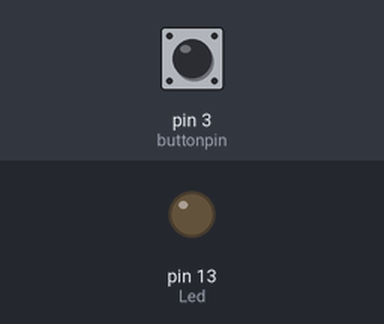
A sketch run on a simulated Arduino Uno, built with avr-gcc and run on an emulated ATmega328P. Parts: output pins drawn as LEDs (lit = HIGH). Inputs (shaded band) come from the test bench; at power-on: pin 3 (buttonpin) LOW.

Above: at 1.2 s.
1.3 s: pin 3 (buttonpin) pulled HIGH for 3.2 s
At 1.6 s:
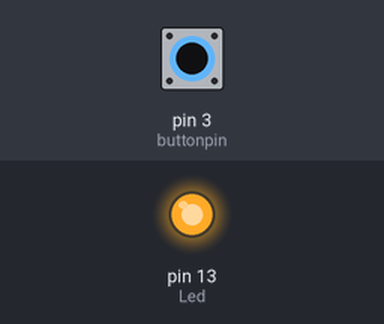
7.5 s: pin 3 (buttonpin) pulled HIGH for 0.15 s
At 8.8 s:
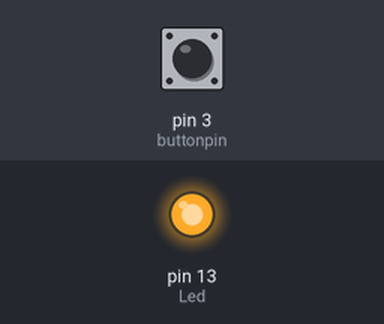
10.6 s: pin 3 (buttonpin) pulled HIGH for 1 s
At 14.6 s:
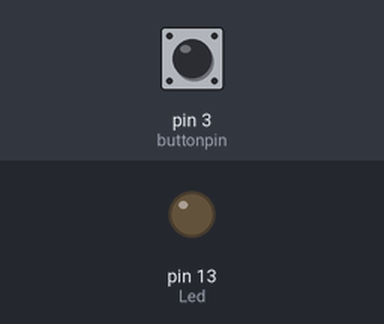
Timing chart, 0 to 16.1 s (numbered marks = the images above; inputs shaded):
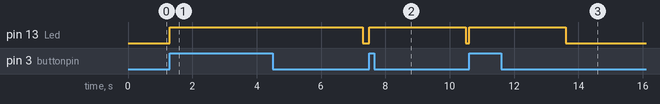

The sketch:

sketch_sep12a.ino
```cpp
int Led = 13 ; // define LED Interface
int buttonpin = 3; // define Metal Touch Sensor Interface
int val ; // define numeric variables val
void setup ()
{
  pinMode (Led, OUTPUT) ; // define LED as output interface
  pinMode (buttonpin, INPUT) ; // define metal touch sensor output interface
}
void loop ()
{
  val = digitalRead (buttonpin) ; // digital interface will be assigned a value of 3 to read val
  if (val == HIGH) // When the metal touch sensor detects a signal, LED flashes
  {
    digitalWrite (Led, HIGH);
    delay(3000);
    digitalWrite (Led, LOW);
  }
  else
  {
    digitalWrite (Led, LOW);
  }
}
```

Measured:
- after the input at 1.3 s, pin 13 (Led): LOW → HIGH at once, → LOW 6.0 s later
- after the input at 7.5 s, pin 13 (Led): LOW → HIGH at once, → LOW 3.0 s later
- after the input at 10.6 s, pin 13 (Led): LOW → HIGH at once, → LOW 3.0 s later
